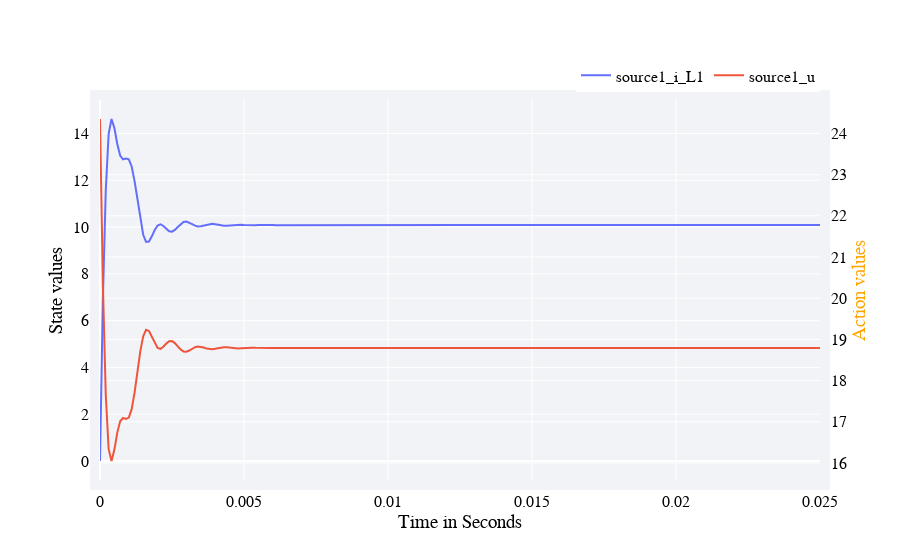

Write notebook code for a chart like this one.
### Markdown cell above
After the training, the `Simulate()` function is used to run a test epiode without action noise and afterwards the input voltage ($v_{i1}$) and current ($i_\mathrm{L1}$) of the source is plotted:

### Code cell
states_to_plot = ["source1_i_L1"]
actions_to_plot = ["source1_u"]

hook = DataHook(collect_state_ids = states_to_plot, collect_action_ids = actions_to_plot)

Simulate(controller, env, hook=hook)

RenderHookResults(hook = hook,
                  states_to_plot  = states_to_plot,
                  actions_to_plot = actions_to_plot)

### Figure 1 — Plotly figure (JSON) as saved in the notebook; plotly's stock layout.template omitted (floating-point values rounded to 4 significant figures; data arrays with more than 128 entries replaced by an {"elided": "..."} marker saying what was removed)
{"data": [{"mode": "lines", "name": "source1_i_L1", "type": "scatter", "x": {"elided": "251 float values"}, "y": {"elided": "251 float values"}}, {"mode": "lines", "name": "source1_u", "type": "scatter", "x": {"elided": "251 float values"}, "y": {"elided": "251 float values"}, "yaxis": "y2"}], "layout": {"font": {"color": "black", "family": "Arial", "size": 16}, "legend": {"orientation": "h", "x": 1, "xanchor": "right", "y": 1.02, "yanchor": "bottom"}, "margin": {"b": 80, "l": 100, "pad": 10, "r": 80, "t": 100}, "plot_bgcolor": "#f1f3f7", "xaxis": {"title": {"text": "Time in Seconds"}}, "yaxis": {"title": {"text": "State values"}}, "yaxis2": {"overlaying": "y", "side": "right", "title": "Action values", "titlefont": {"color": "orange"}}}}
